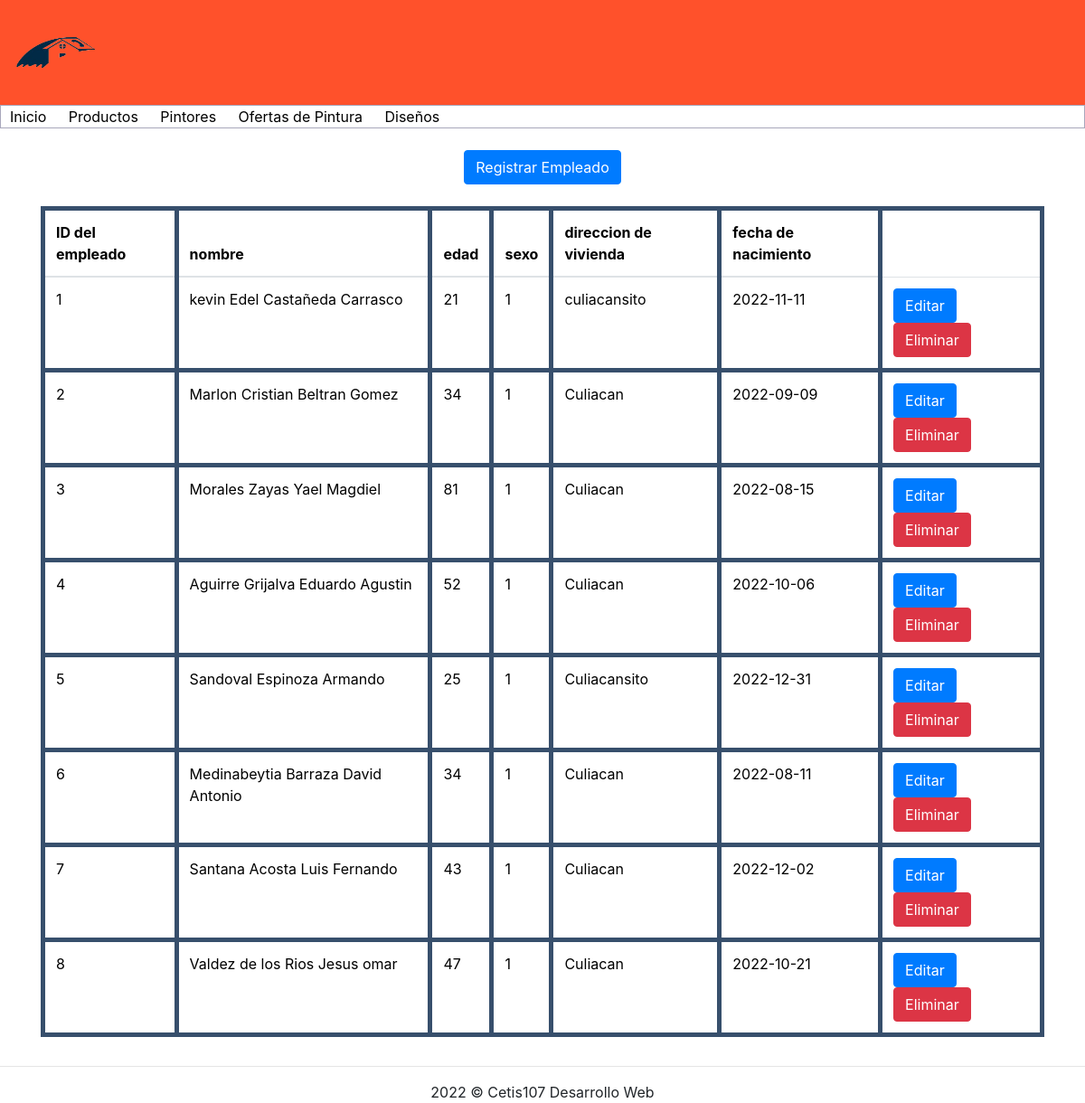
The app's page /PaintHouse/empleados.php with its own data.
### tables this page shows
CREATE TABLE `empleados` (
  `empleados_id` int(11) NOT NULL,
  `nombre` varchar(45) DEFAULT NULL,
  `edad` int(11) DEFAULT NULL,
  `sexo` bit(1) DEFAULT NULL,
  `direccion` varchar(45) DEFAULT NULL,
  `fecha_de_nacimiento` date DEFAULT NULL,
  `Sucursal_id` int(11) NOT NULL
);

### PaintHouse/empleados.php (the view, shortened to what this page needs)
<!DOCTYPE html>
<html lang="en">
<head>
    <link rel="stylesheet" href="css/bootstrap.css">
    <link rel="stylesheet" href="Documento.css">
    <link rel="stylesheet" href="tablas.css">
</head>
<body>
    <?php
      include 'conexion.php';
      $sql = "select empleados_id, empleados.nombre AS nombre_empleado, edad, sexo, empleados.direccion, fecha_de_nacimiento, sucursal.nombre AS nombre_sucursal
      from empleados
      INNER JOIN sucursal on empleados.Sucursal_id = sucursal.Sucursal_id";
      $datos = $conexion->query($sql);
    ?>
    <?php include 'menu.php'; ?>
    <br>
    <center><a href="registrar_empleado.php" class="btn btn-primary">Registrar Empleado</a></center><br>
    <div class="container">
        <div class="row">
            <div class="col-12">
                <table class="table table-hover">
                    <thead>
                        <tr>
                            <th>ID del empleado</th>
                            <th>nombre</th>
                            <th>edad</th>
                            <th>sexo</th>
                            <th>direccion de vivienda</th>
                            <th>fecha de nacimiento</th>
                    </thead>
                    <tbody>
                      <?php if($datos->num_rows > 0) {
                          while($row = $datos->fetch_assoc()) {
                      ?>
                        <tr>
                            <td><?php echo $row["empleados_id"]; ?></td>
                            <td><?php echo $row["nombre_empleado"]; ?></td>
                            <td><?php echo $row["edad"]; ?></td>
                            <td><?php echo $row["sexo"]; ?></td>
                            <td><?php echo $row["direccion"]; ?></td>
                            <td><?php echo $row["fecha_de_nacimiento"]; ?></td>
                            <td>
                                <a href="actualizar_empleados.php?id=<?php echo $row["empleados_id"]; ?>" class="btn btn-primary">Editar</a>
                                <a href="eliminar_empleado.php?id=<?php echo $row["empleados_id"]; ?>" class="btn btn-danger">Eliminar</a>
                            </td>
                        </tr>
                      <?php
                      }
                    }
                      ?>
                    </tbody>
                </table>
            </div>
        </div>
    </div>
    <footer class="text-center">
        <hr>
        2022 &copy; Cetis107 Desarrollo Web
    </footer>
</body>
</html>

### PaintHouse/tablas.css (style rules this page uses)
th { border: #374F6C 5px solid; color: black; }
table { border: #374F6C 5px solid; }
td { border: #374F6C 5px solid; color: black; }

### records on screen
empleados: empleados_id "1", nombre "kevin Edel Castañeda Carrasco", edad "21", sexo "1", direccion "culiacansito", fecha_de_nacimiento "2022-11-11"
empleados: empleados_id "2", nombre "Marlon Cristian Beltran Gomez", edad "34", sexo "1", direccion "Culiacan", fecha_de_nacimiento "2022-09-09"
empleados: empleados_id "3", nombre "Morales Zayas Yael Magdiel", edad "81", sexo "1", direccion "Culiacan", fecha_de_nacimiento "2022-08-15"
empleados: empleados_id "4", nombre "Aguirre Grijalva Eduardo Agustin", edad "52", sexo "1", direccion "Culiacan", fecha_de_nacimiento "2022-10-06"
empleados: empleados_id "5", nombre "Sandoval Espinoza Armando", edad "25", sexo "1", direccion "Culiacansito", fecha_de_nacimiento "2022-12-31"
empleados: empleados_id "6", nombre "Medinabeytia Barraza David Antonio", edad "34", sexo "1", direccion "Culiacan", fecha_de_nacimiento "2022-08-11"
empleados: empleados_id "7", nombre "Santana Acosta Luis Fernando", edad "43", sexo "1", direccion "Culiacan", fecha_de_nacimiento "2022-12-02"
empleados: empleados_id "8", nombre "Valdez de los Rios Jesus omar", edad "47", sexo "1", direccion "Culiacan", fecha_de_nacimiento "2022-10-21"
